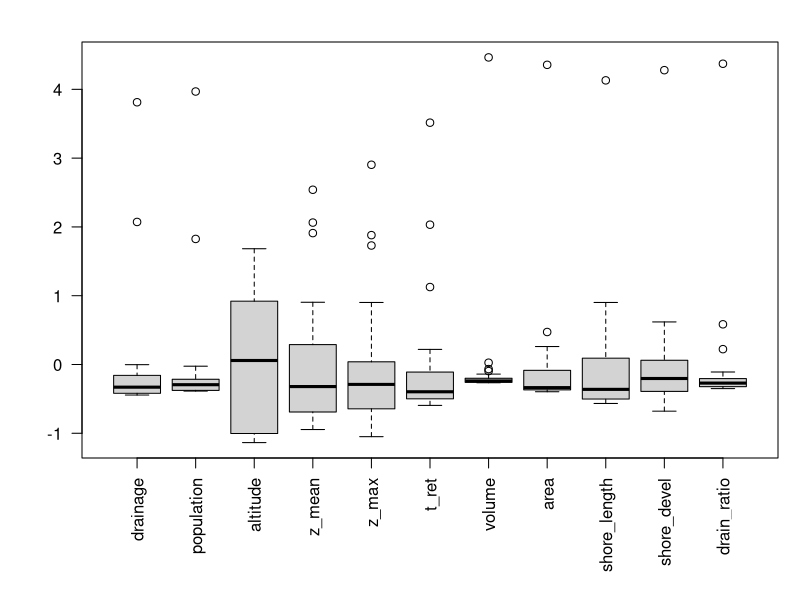
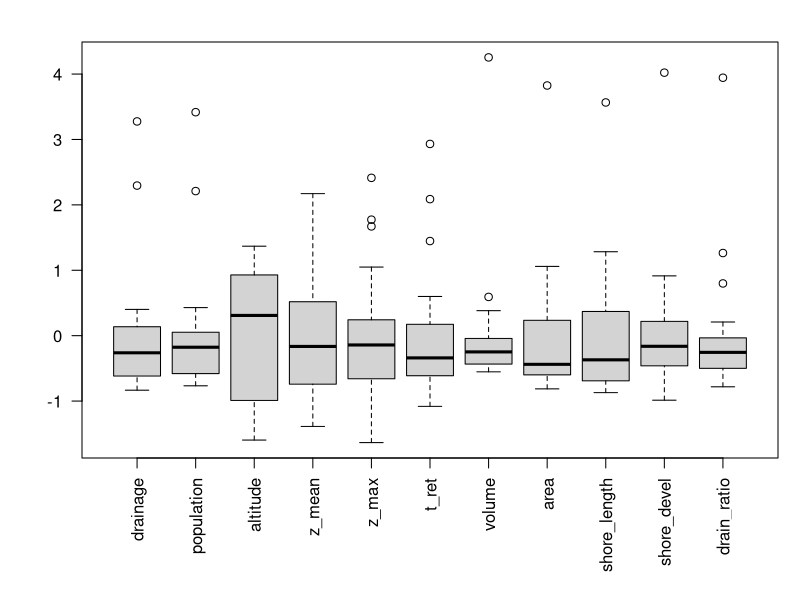
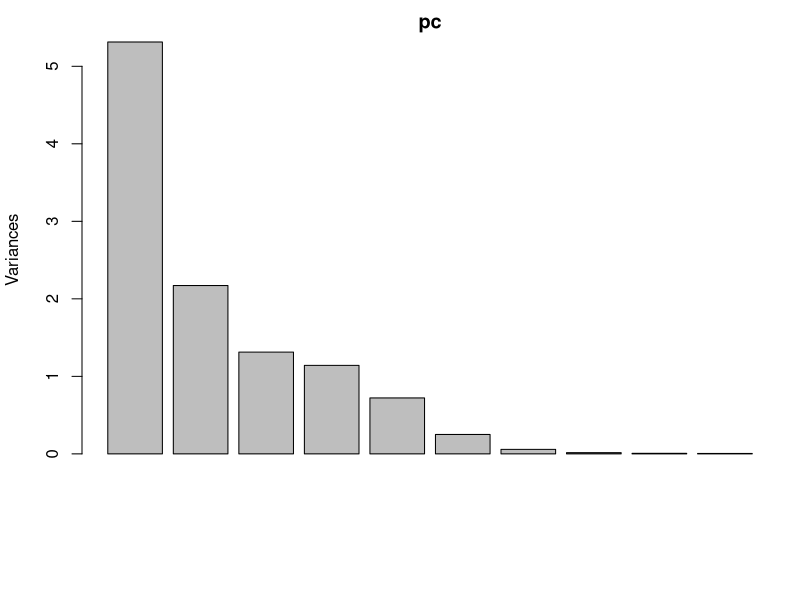
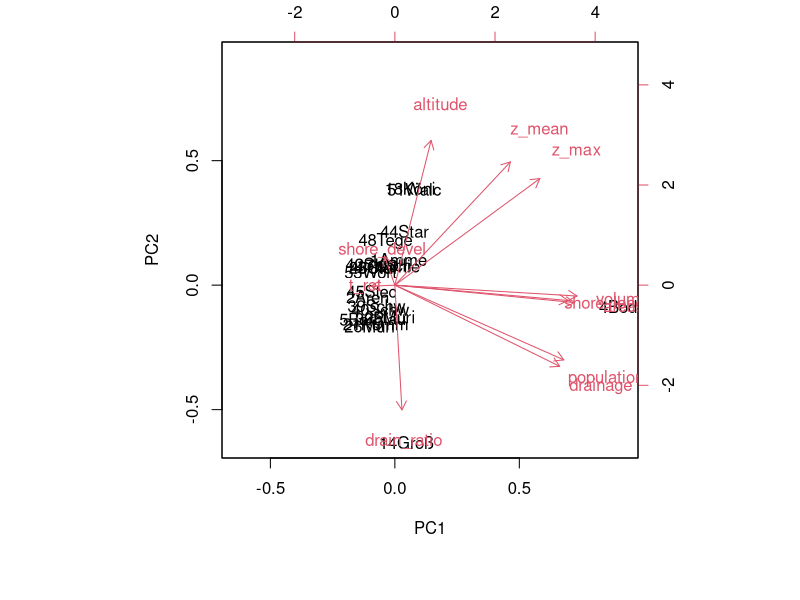
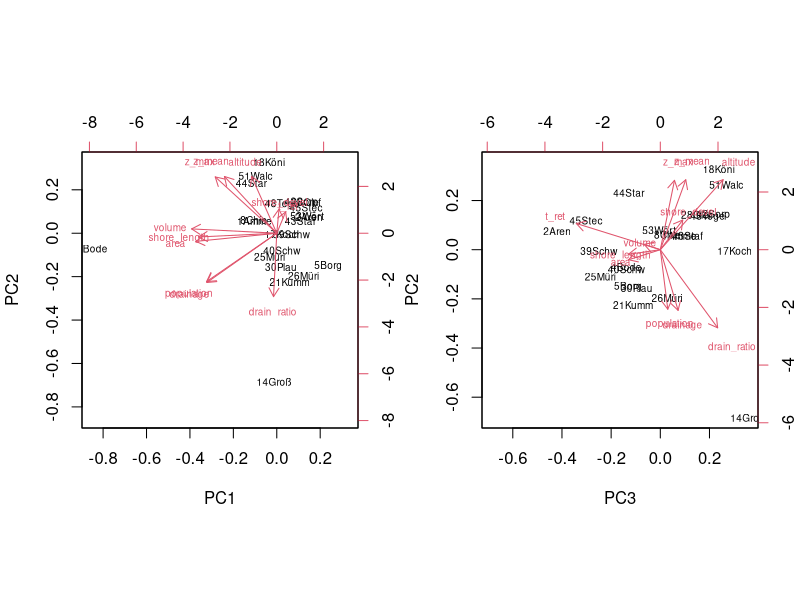
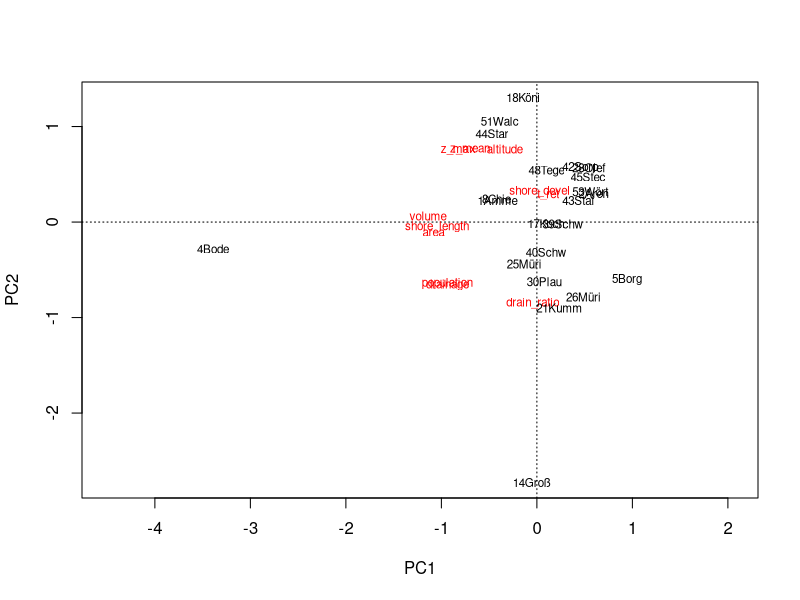
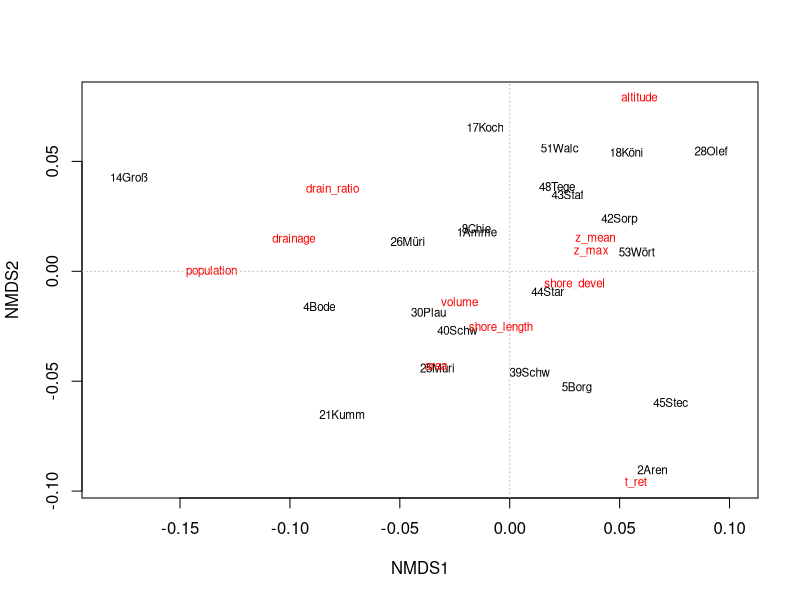
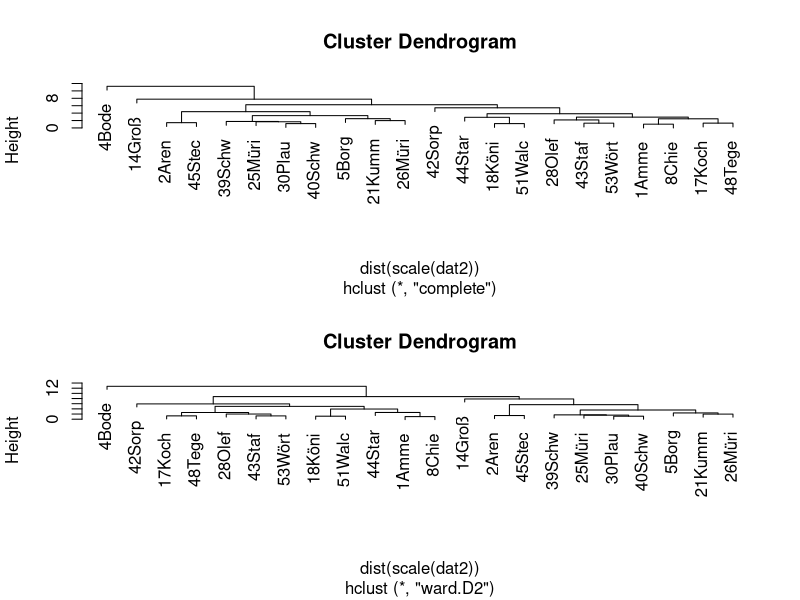

These figures' R source, in order:
## ---- chunk 1
## this code chunk sets some technical details, it is not shown to the user
library("readxl")
library("vegan")
#knitr::opts_chunk$set(echo = TRUE, eval=FALSE)
knitr::opts_chunk$set(echo = TRUE, eval=TRUE)
#setupKnitr(autoprint = TRUE)
## ---- chunk 2
library("readxl") # read Excel files directly
library("vegan")  # multivariate statistics in ecology
lakes <- as.data.frame(
  read_excel("../data/3_tab_kenndaten-ausgew-seen-d_2021-04-08.xlsx", sheet="Tabelle1", skip=3)
)
names(lakes) <- c("name", "state", "drainage", "population", "altitude", 
                  "z_mean", "z_max", "t_ret", "volume", "area", "shore_length", 
                  "shore_devel", "drain_ratio", "wfd_type")
rownames(lakes) <- paste0(1:nrow(lakes), substr(lakes$name, 1, 4))
## ---- chunk 3
valid_columns <- c("drainage", "population", "altitude", "z_mean",
                   "z_max", "t_ret", "volume", "area", "shore_length", 
                   "shore_devel", "drain_ratio")

#valid_columns <- c("drainage", "altitude", "z_mean",
#                   "z_max", "t_ret", "volume", "area", "shore_length", 
#                   "shore_devel","drain_ratio")
dat <- lakes[valid_columns]
dat <- na.omit(dat)
## ---- chunk 4
par(mfrow = c(1, 1))
par(mar = c(7, 4, 2, 1) + .1)
boxplot(scale(dat), las = 2)
dat$altitude <- ifelse(dat$altitude < 0, 0, dat$altitude)
boxplot(scale(sqrt(dat)), las=2)
## ---- chunk 5
pc <- prcomp(scale(dat))
summary(pc)
plot(pc)
biplot(pc)
## ---- chunk 6
dat2 <- sqrt(dat)
pc2 <- prcomp(scale(dat2))
summary(pc2)

par(mfrow=c(1,2))
par(mar=c(5, 4, 4, 2) + 0.1)
biplot(pc2, cex=0.6)
biplot(pc2, cex=0.6, choices=c(3, 2))
## ---- chunk 7
par(mfrow=c(1,1))
pc3 <- rda(dat2, scale = TRUE)
pc3
#summary(pc3)
plot(pc3)
## ---- chunk 8
md <- metaMDS(dat2, scale = TRUE, distance = "euclid")
plot(md, type="text")
abline(h=0, col="grey", lty="dotted")
abline(v=0, col="grey", lty="dotted")
## ---- chunk 9
par(mfrow=c(2,1))
hc <- hclust(dist(scale(dat2)), method="complete") # the default
plot(hc)

hc2 <- hclust(dist(scale(dat2)), method="ward.D2")
plot(hc2)
## ---- chunk 10
plot(hc, hang = -1)
rect.hclust(hc, 5)
grp <- cutree(hc, 5)
# grp                  # can be used to show the groups
plot(md, type = "n")
text(md$points, row.names(dat2), col = grp)
